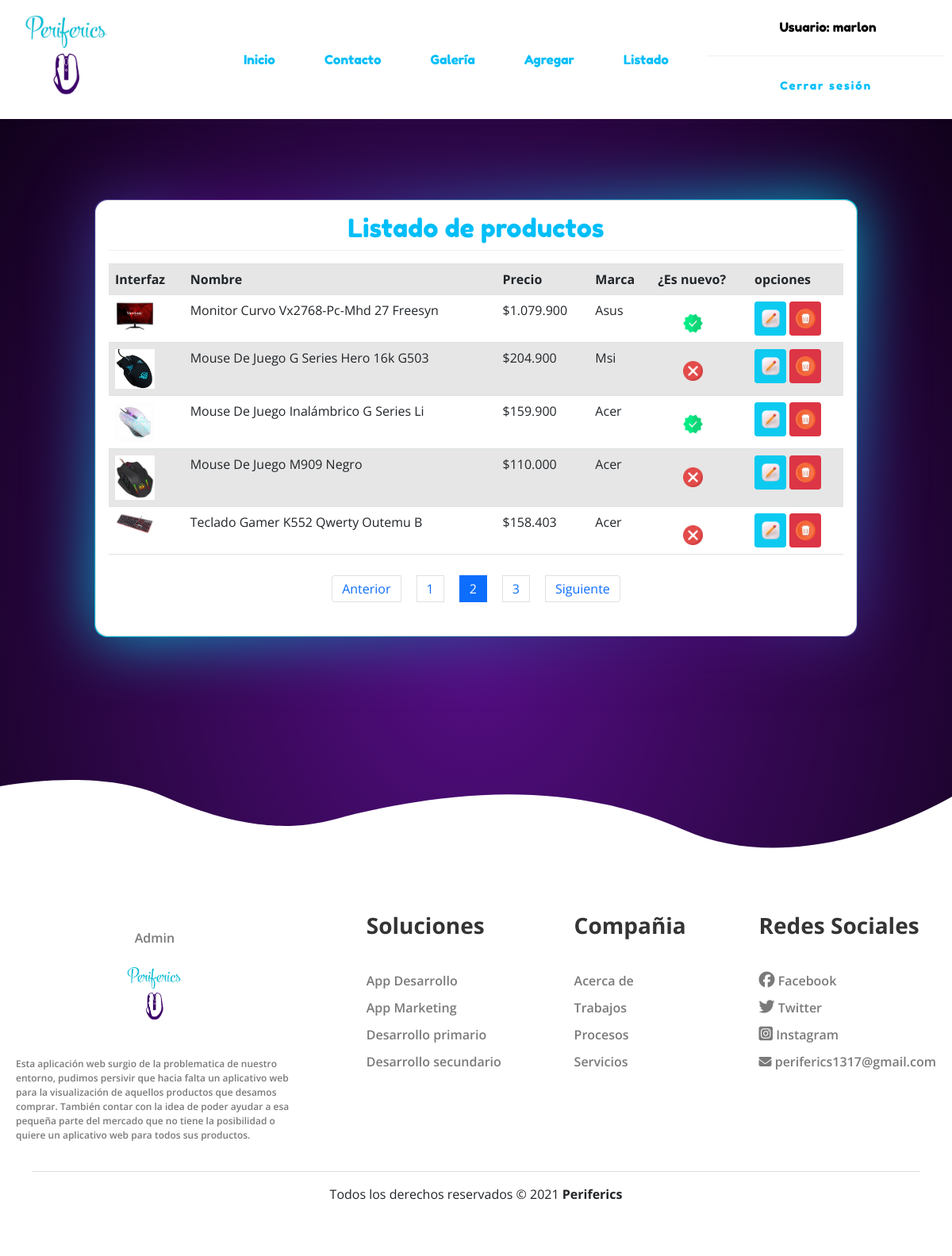
The app's page /listar/?page=2 (signed in) with its own data.
### app/models.py (models this page shows, shortened)
class producto(models.Model):
    nombre=models.CharField(max_length=50)
    precio=models.IntegerField()
    descripcion=models.TextField()
    nuevo=models.BooleanField()
    marca=models.ForeignKey(marca, on_delete=models.PROTECT)
    fecha_fabricacion=models.DateField()
    imagen=models.ImageField(upload_to="productos", null="True")

class marca(models.Model):
    nombre= models.CharField(max_length=50)
    def __str__(self):
        return self.nombre

### app/views.py (the view)
# urls.py: path('listar/', listar_productos, name="listar"),
@permission_required('add.view_producto')
def listar_productos(request):
    productos = producto.objects.all()
    page = request.GET.get('page', 1)
    try:
        paginator = Paginator(productos, 5)
        productos = paginator.page(page)
    except:
        raise Http404
    data={
        'entity': productos,
        'paginator': paginator
    }
    return render(request, 'productos/listar.html', data)

### app/templates/productos/listar.html (shortened to what this page needs)
{% extends 'base.html' %}
{% block content %}
{% load humanize %}
<br><br><br>
<div class="card">
    <div class="card-body">
        <h2>Listado de productos</h2>
        <hr>
        <table class="table table-striped table-responsive-sm">
            <tr>
                <th>Interfaz</th>
                <th>Nombre</th>
                <th>Precio</th>
                <th>Marca</th>
                <th>¿Es nuevo?</th>
                <th>opciones</th>
            </tr>
            {% for p in entity %}
            <tr>
                <td>
                    {% if p.imagen %}
                    <img id="img_pro" src="{{p.imagen.url}}" alt="imagen producto" width="50px" heigth="50px">
                    {% endif %}
                </td>
                <td>{{ p.nombre | title}}</td>
                <td>${{ p.precio | intcomma}}</td>
                <td>{{ p.marca | title}}</td>
                <td id="iconitos">
                    {% if p.nuevo %}
                    <img style="width: 25px;" src="../../static/img/cheque.png" alt="chulo">
                    {% else %}
                    <img style="width: 25px;" src="../../static/img/cancelar.png" alt="equis">
                    {% endif %}
                </td>
                <td>
                    {% if perms.app.change_producto %}
                    <a href="{% url 'modificar' p.id %}" class="btn btn-info btn-sm"><img style="width: 25px;" src="../static/img/modificar.png" alt="modificar"></a>
                    {% endif %}
                    {% if perms.app.delete_producto %}
                    <a href="#" onclick="eliminarProducto({{ p.id }})" class="btn btn-danger btn-sm"><img style="width: 25px;" src="../static/img/eliminar.png" alt="eliminar"></a>
                    {% endif %}
                </td>
            </tr>
            {% endfor %}
        </table>
        <div>
            {% include 'paginador.html' %}
        </div>
    </div>
</div>
{% endblock %}

### app/templates/base.html (shortened to what this page needs)
{% load bootstrap4 %}
{% bootstrap_css %}
<!DOCTYPE html>
<html lang="es">
<head>
    <link href="https://cdn.jsdelivr.net/npm/bootstrap@5.0.1/dist/css/bootstrap.min.css" rel="stylesheet">
    {% load static %}
    <link rel="stylesheet" type="text/css" href="{% static 'css/estilos.css' %}">
    {% load pwa %}
</head>
<body>
    <header id="header">
        <div class="contenedor_logo">
            <a href="{% url 'home'%}"><img  class="logo"  src="{% static 'img/logo1.png' %}" alt="logo"></a>
        </div>
            <nav id="bar_nav">
                <ul>
                    <li><button type="button" class="btn btn-outline-info">
                        <a class="eti_menu" href="{% url 'home'%}"> Inicio </a>
                    </button></li>
                    <li><button type="button" class="btn btn-outline-info">
                        <a class="eti_menu" href="{% url 'contacto' %}">Contacto</a>
                    </button></li>
                    <li><button type="button" class="btn btn-outline-info">
                        <a class="eti_menu" href="{% url 'galeria' %}">Galería</a>
                    </button></li>
                    {% if perms.app.add_producto %}
                    <li><button type="button" class="btn btn-outline-info">
                        <a class="eti_menu" href="{% url 'agregar' %}">Agregar</a>
                    </button></li>
                    {% endif %}
                    {% if perms.app.view_producto %}
                    <li><button type="button" class="btn btn-outline-info">
                        <a class="eti_menu" href="{% url 'listar' %}">Listado</a>
                    </button></li>
                    {% endif %}
                </ul>
            </nav>
                <div id="registro">
                    {% if user.is_authenticated %}
                    <div id="contenedor_nombre">
                        <a id="nombre_face" href="#">Usuario: {{user.username}}</a>
                    </div>
                    <br><hr>
                    <div id="cerrar_Sesion">
                            <a href="{% url 'logout' %}" class="btn-neon">
                                Cerrar sesión
                            </a>
                    </div>
                    {% endif%}
                </div>
    </header>
    <div id="contenido">
            {% block content %}
            {% endblock %}
    </div>
    <footer>
        <div class="container_footer">
            <div class="box_footer">
                <div class="logo">
                    <a href="admin/"><p>Admin</p><img src="../static/img/logo1.png" alt="logito"></a>
                </div>
                <div class="terms">
                <p>
                Esta aplicación web surgio de la problematica de nuestro entorno,
                pudimos persivir que hacia falta un aplicativo web para la visualización
                de aquellos productos que desamos comprar.
                También contar con la idea de poder ayudar a esa pequeña parte del mercado
                que no tiene la posibilidad o quiere un aplicativo web para todos sus productos.
                </p>
                </div>
            </div>
            <div class="box_footer">
                <h3>Soluciones</h3>
                <a href="{% url 'pronto' %}">App Desarrollo</a>
                <a href="{% url 'pronto' %}">App Marketing</a>
                <a href="{% url 'pronto' %}">Desarrollo primario</a>
                <a href="{% url 'pronto' %}">Desarrollo secundario</a>
            </div>
            <div class="box_footer">
                <h3>Compañia</h3>
                <a href="{% url 'pronto' %}">Acerca de</a>
                <a href="{% url 'pronto' %}">Trabajos</a>
                <a href="{% url 'pronto' %}">Procesos</a>
                <a href="{% url 'pronto' %}">Servicios</a>
            </div>
            <div class="box_footer">
                <h3>Redes Sociales</h3>
                <a href="https://www.facebook.com/profile.php?id=100070111897802"><i class="fab fa-facebook"></i> Facebook </a>
                <a href="https://twitter.com/periferics1"><i class="fab fa-twitter"></i> Twitter </a>
                <a href="https://www.instagram.com/perifercis/"><i class="fab fa-instagram-square"></i> Instagram </a>
                <p><i class="fas fa-envelope"></i> periferics1317@gmail.com</p>
            </div>
        </div>
        <div class="box_copyright">
            <hr>
            <p>Todos los derechos reservados &copy 2021
                <b>Periferics</b>
            </p>
        </div>
    </footer>
</body>
</html>

### app/static/css/estilos.css (style rules this page uses)
* { margin:0; padding:0; }
body { *background-image:url(../img/peri_fondo.jpg); *background-size: cover; background: -webkit-radial-gradient(#560e86, #0a0011); font-family: 'Open Sans', sans-serif; margin:0; }
h1,h2 { font-family: Fredoka One; text-align: center; color:#00bef8; }
header { width: 100%; height: 150px; margin-bottom:30px; background-color: #ffffff; display: flex; justify-content: space-around; align-items: center; }
.logo { width: 150px; }
#registro { width: 25%; }
#contenedor_nombre { display:flex; justify-content: space-evenly; align-items: center; }
#contenedor_nombre a { color:black; }
.btn-neon { position:relative; display:inline-block; padding:10px 25px; color:#00bef8; letter-spacing: 2px; font-family: Fredoka One; font-size: 14px; text-decoration:none; overflow:hidden; transition: 0.2s; font-family:Fredoka One; }
#bar_nav ul { margin-left:100px; display:inline-flex; padding:0; margin-bottom:0; }
li { list-style: none; margin:10px; }
.eti_menu { padding:9px 20px; color: #00bef8; *color:#00fcda; text-decoration: none; font-family: Fredoka One; }
.btn { padding: 8px 0; }
.btn-outline-info { border-color:transparent; }
#cerrar_Sesion { display: flex; justify-content: center; align-items: center; }
hr { background-color:#c4c2c2; border:none; height: 1px; margin-top:0; }
#nombre_face { margin-left: 50px; color:white; text-decoration: none; font-family: Fredoka One; }
#contenido { width: 80%; margin:auto; max-width: 1280px; min-height: 100vh; }
.card { border-radius: 1rem; margin-bottom:20px; }
.card-body { position: relative; background-color: #ffffff; border-radius: 1rem; }
.card-body:before { content: ''; position:absolute; top: -2px; left: -2px; right: -2px; bottom: -2px; background:#fff; z-index: -1; border-radius: 1rem; }
.card-body:after { content: ''; position:absolute; top: -2px; left: -2px; right: -2px; bottom: -2px; background:#fff; z-index: -2; filter: blur(40px); border-radius: 1rem; }
.card-body:before, .card-body:after { border-radius: 1rem; background: linear-gradient(220deg, #00bcd4, #460870, #00bcd4); }
#iconitos { padding-top:23px; padding-left:40px; }
footer { width:100%; padding:50px 0px; *background-image:url(../img/footer.svg); *background-size: cover; background-color:rgb(255, 255, 255); -webkit-mask-image: url(../img/footer.svg); mask-image: url(../img/footer.svg); -webkit-mask-size: cover; mask-size:cover; }
.container_footer { display: flex; flex-wrap: wrap; justify-content: space-between; max-width: 1200px; margin:auto; margin-top:100px; }
.box_footer { display:flex; flex-direction: column; padding:20px; }
.box_footer .logo { width:100%; display:flex; justify-content: center; }
.box_footer .logo img { width:100px; }
.box_footer .logo p { text-align:center; }
.box_footer .terms { max-width: 350px; margin-top:20px; font-weight: 500; color:#7a7a7a; font-size:12px; }
.box_footer h3 { margin-bottom: 30px; color: #343434; font-weight: 700; text-align: left; }
.box_footer a { margin-top: 10px; color: #7a7a7a; font-weight:600; text-decoration: none; }
.box_footer a .fab { font-size: 20px; }
.box_footer p { margin-top: 10px; color: #7a7a7a; font-weight:600; }
.box_copyright { max-width:1200px; margin:auto; text-align:center; padding:0 40px; }
.box_copyright hr { border:none; height:1px; background-color: #7a7a7a; }
.btn.btn-info.btn-sm { width: 40px; }
.btn.btn-danger.btn-sm { width: 40px; }

### records on screen
producto: imagen (picture), nombre "Monitor Curvo Vx2768-Pc-Mhd 27 Freesyn", precio "1.079.900", marca "Asus", nuevo True (drawn)
producto: imagen (picture), nombre "Mouse De Juego G Series Hero 16k G503", precio "204.900", marca "Msi", nuevo False (drawn)
producto: imagen (picture), nombre "Mouse De Juego Inalámbrico G Series Li", precio "159.900", marca "Acer", nuevo True (drawn)
producto: imagen (picture), nombre "Mouse De Juego M909 Negro", precio "110.000", marca "Acer", nuevo False (drawn)
producto: imagen (picture), nombre "Teclado Gamer K552 Qwerty Outemu B", precio "158.403", marca "Acer", nuevo False (drawn)

### other values on screen
{{ user.username }} "marlon"
{{ page }} "1" "2" "3"
